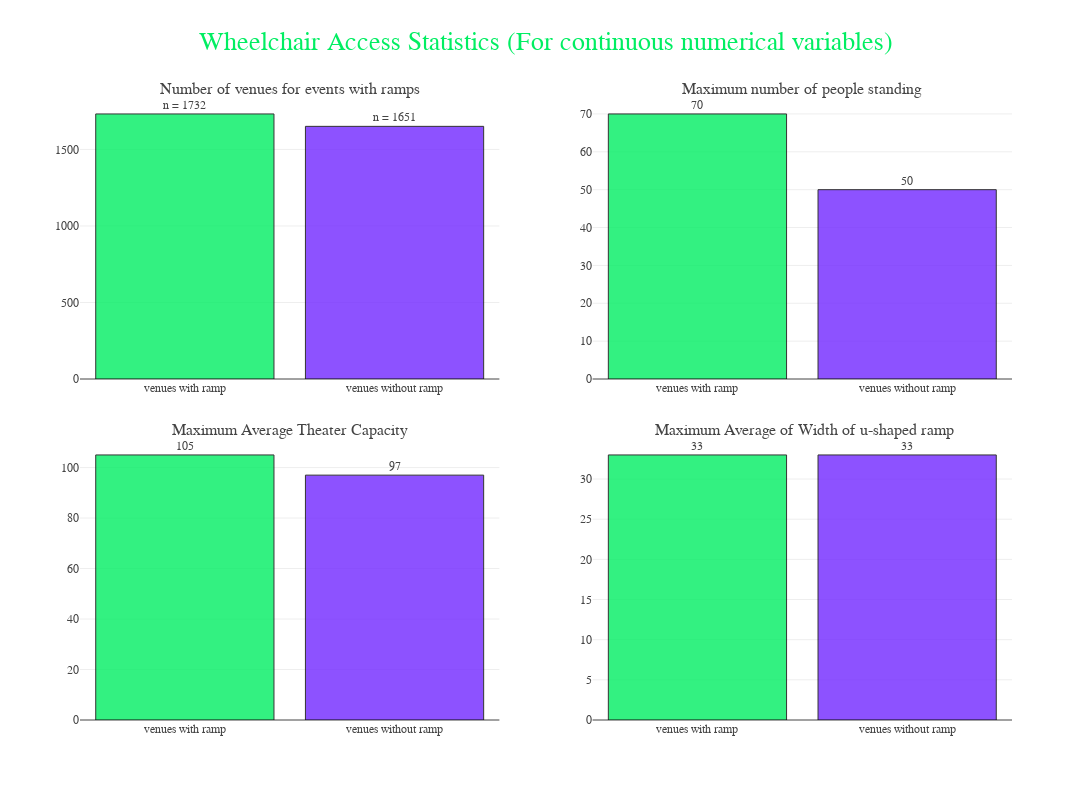

The notebook cell saved with this chart:
### Markdown cell above
<a class="anchor" id="3"></a>
# <div style="color:white;display:fill;border-radius:5px;background-color:#01EE62;letter-spacing:0.5px;overflow:hidden"><p style="padding:20px;color:#03162D;overflow:hidden;margin:0;font-size:110%"><b>3 |</b>  Exploratory Data Analysis</p></div>

### Code cell
# Datasets for ploting

# Analysis for continuous numerical variables

# Plot 1 Number of venues with wheelchair access
plot_df=df_v1.copy()
p1=plot_df['Wheelchair accessible'].value_counts()
p1=p1.rename('count').reset_index().sort_values('count', ascending=False)
x1=p1['index'].apply(lambda x: 'venues with ramp' if x==1 else 'venues without ramp')

# Plot 2 Median number of people standing
p2=plot_df.groupby('Wheelchair accessible')['max_standing'].median().round(0).astype(int)
p2=p2.rename('max_standing').reset_index().sort_values('max_standing', ascending=False)

# Plot 3 Average theater size
p3=plot_df.groupby('Wheelchair accessible')['Theatre_max'].mean().round(0).astype(int)
p3=p3.rename('Theatre_max').reset_index().sort_values('Theatre_max', ascending=False)

# Plot 3 Average theater size
p4=plot_df.groupby('Wheelchair accessible')['U-Shaped_max'].mean().round(0).astype(int)
p4=p4.rename('U-Shaped_max').reset_index().sort_values('U-Shaped_max', ascending=False)

# Ploting -------------------------------------------------------------------------

temp = dict(layout=go.Layout(font=dict(family="Franklin Gothic", size=12)))
fig = make_subplots(rows=2, cols=2,
                    vertical_spacing=0.1,
                    subplot_titles=("Number of venues for events with ramps", "Maximum number of people standing", 
                                    "Maximum Average Theater Capacity"," Maximum Average of Width of u-shaped ramp" ))

# Plot 1
fig.add_trace(go.Bar(x=x1, y=p1['count'], text=p1['count'],texttemplate='n = %{text}', textposition='outside',
                     marker=dict(color=['#01EE62', '#7127FF'], opacity=0.8),
                     hovertemplate='Number of %{x} = %{y}<extra></extra>',
                     showlegend=False),row=1,col=1)

# Plot 2
fig.add_trace(go.Bar(x=x1, y=p2['max_standing'], text=p2['max_standing'], textposition='outside',
                     marker=dict(color=['#01EE62', '#7127FF'], opacity=0.8),
                     hovertemplate='Median number of people standing in %{x} = %{y} People<extra></extra>',
                     showlegend=False),row=1,col=2)

# Plot 3
fig.add_trace(go.Bar(x=x1, y=p3['Theatre_max'], text=p3['Theatre_max'], textposition='outside',
                     marker=dict(color=['#01EE62', '#7127FF'], opacity=0.8),
                     hovertemplate='Average theater size in %{x} = %{y}<extra></extra>',
                     showlegend=False),row=2,col=1)

# Plot 4
fig.add_trace(go.Bar(x=x1, y=p4['U-Shaped_max'], text=p4['U-Shaped_max'], textposition='outside',
                     marker=dict(color=['#01EE62', '#7127FF'], opacity=0.8),
                     hovertemplate='Average of Max U-Shaped arrangement in %{x} = %{y}<extra></extra>',
                     showlegend=False),row=2,col=2)


fig.update_traces(marker=dict(line=dict(width=1, color='#000000')))
fig.update_layout(title="Wheelchair Access Statistics (For continuous numerical variables)", title_font_color='#01EE62', 
                  title_font_size = 26, showlegend=True, template=temp, 
                  legend=dict(orientation="h", yanchor="bottom", y=.4, xanchor="right", x=.97),
                  barmode='group', bargap=.15, height=800, width=1300)

fig.show()

### Figure 1 — Plotly figure (JSON) as saved in the notebook; plotly's stock layout.template omitted (floating-point values rounded to 4 significant figures)
{"data": [{"hovertemplate": "Number of %{x} = %{y}<extra></extra>", "marker": {"color": ["#01EE62", "#7127FF"], "line": {"color": "#000000", "width": 1}, "opacity": 0.8}, "showlegend": false, "text": [1732, 1651], "textposition": "outside", "texttemplate": "n = %{text}", "type": "bar", "x": ["venues with ramp", "venues without ramp"], "xaxis": "x", "y": [1732, 1651], "yaxis": "y"}, {"hovertemplate": "Median number of people standing in %{x} = %{y} People<extra></extra>", "marker": {"color": ["#01EE62", "#7127FF"], "line": {"color": "#000000", "width": 1}, "opacity": 0.8}, "showlegend": false, "text": [70, 50], "textposition": "outside", "type": "bar", "x": ["venues with ramp", "venues without ramp"], "xaxis": "x2", "y": [70, 50], "yaxis": "y2"}, {"hovertemplate": "Average theater size in %{x} = %{y}<extra></extra>", "marker": {"color": ["#01EE62", "#7127FF"], "line": {"color": "#000000", "width": 1}, "opacity": 0.8}, "showlegend": false, "text": [105, 97], "textposition": "outside", "type": "bar", "x": ["venues with ramp", "venues without ramp"], "xaxis": "x3", "y": [105, 97], "yaxis": "y3"}, {"hovertemplate": "Average of Max U-Shaped arrangement in %{x} = %{y}<extra></extra>", "marker": {"color": ["#01EE62", "#7127FF"], "line": {"color": "#000000", "width": 1}, "opacity": 0.8}, "showlegend": false, "text": [33, 33], "textposition": "outside", "type": "bar", "x": ["venues with ramp", "venues without ramp"], "xaxis": "x4", "y": [33, 33], "yaxis": "y4"}], "layout": {"annotations": [{"font": {"size": 16}, "showarrow": false, "text": "Number of venues for events with ramps", "x": 0.225, "xanchor": "center", "xref": "paper", "y": 1, "yanchor": "bottom", "yref": "paper"}, {"font": {"size": 16}, "showarrow": false, "text": "Maximum number of people standing", "x": 0.775, "xanchor": "center", "xref": "paper", "y": 1, "yanchor": "bottom", "yref": "paper"}, {"font": {"size": 16}, "showarrow": false, "text": "Maximum Average Theater Capacity", "x": 0.225, "xanchor": "center", "xref": "paper", "y": 0.45, "yanchor": "bottom", "yref": "paper"}, {"font": {"size": 16}, "showarrow": false, "text": " Maximum Average of Width of u-shaped ramp", "x": 0.775, "xanchor": "center", "xref": "paper", "y": 0.45, "yanchor": "bottom", "yref": "paper"}], "bargap": 0.15, "barmode": "group", "height": 800, "legend": {"orientation": "h", "x": 0.97, "xanchor": "right", "y": 0.4, "yanchor": "bottom"}, "showlegend": true, "title": {"font": {"color": "#01EE62", "size": 26}, "text": "Wheelchair Access Statistics (For continuous numerical variables)"}, "width": 1300, "xaxis": {"anchor": "y", "domain": [0, 0.45]}, "xaxis2": {"anchor": "y2", "domain": [0.55, 1]}, "xaxis3": {"anchor": "y3", "domain": [0, 0.45]}, "xaxis4": {"anchor": "y4", "domain": [0.55, 1]}, "yaxis": {"anchor": "x", "domain": [0.55, 1]}, "yaxis2": {"anchor": "x2", "domain": [0.55, 1]}, "yaxis3": {"anchor": "x3", "domain": [0, 0.45]}, "yaxis4": {"anchor": "x4", "domain": [0, 0.45]}}}
